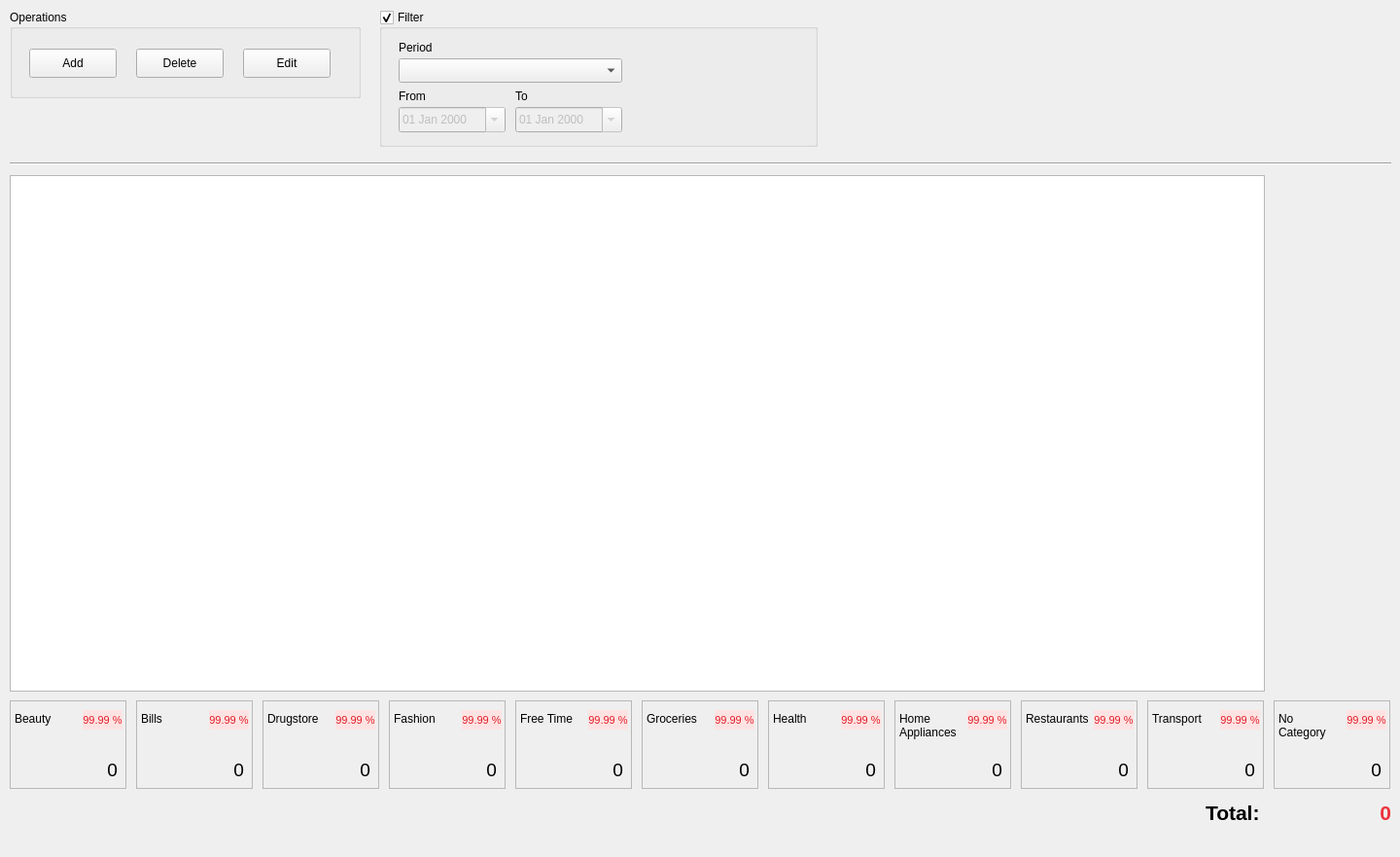
<?xml version="1.0" encoding="UTF-8"?>
<ui version="4.0">
 <class>ExpenseWidget</class>
 <widget class="QWidget" name="ExpenseWidget">
  <property name="geometry">
   <rect>
    <x>0</x>
    <y>0</y>
    <width>1440</width>
    <height>881</height>
   </rect>
  </property>
  <property name="windowTitle">
   <string>Form</string>
  </property>
  <property name="styleSheet">
   <string notr="true"/>
  </property>
  <widget class="QGroupBox" name="gbExpensesOperations">
   <property name="enabled">
    <bool>true</bool>
   </property>
   <property name="geometry">
    <rect>
     <x>10</x>
     <y>10</y>
     <width>361</width>
     <height>91</height>
    </rect>
   </property>
   <property name="title">
    <string>Operations</string>
   </property>
   <property name="checkable">
    <bool>false</bool>
   </property>
   <widget class="QPushButton" name="btnAdd">
    <property name="geometry">
     <rect>
      <x>20</x>
      <y>40</y>
      <width>90</width>
      <height>30</height>
     </rect>
    </property>
    <property name="text">
     <string>Add</string>
    </property>
    <property name="icon">
     <iconset theme="list-add">
      <normaloff>../../../draft</normaloff>../../../draft</iconset>
    </property>
    <property name="iconSize">
     <size>
      <width>20</width>
      <height>20</height>
     </size>
    </property>
   </widget>
   <widget class="QPushButton" name="btnDelete">
    <property name="geometry">
     <rect>
      <x>130</x>
      <y>40</y>
      <width>90</width>
      <height>30</height>
     </rect>
    </property>
    <property name="text">
     <string>Delete</string>
    </property>
    <property name="icon">
     <iconset theme="list-remove">
      <normaloff>../../../draft</normaloff>../../../draft</iconset>
    </property>
    <property name="iconSize">
     <size>
      <width>20</width>
      <height>20</height>
     </size>
    </property>
   </widget>
   <widget class="QPushButton" name="btnEdit">
    <property name="geometry">
     <rect>
      <x>240</x>
      <y>40</y>
      <width>90</width>
      <height>30</height>
     </rect>
    </property>
    <property name="text">
     <string>Edit</string>
    </property>
    <property name="icon">
     <iconset theme="accessories-text-editor">
      <normaloff>../../../draft</normaloff>../../../draft</iconset>
    </property>
    <property name="iconSize">
     <size>
      <width>20</width>
      <height>20</height>
     </size>
    </property>
   </widget>
  </widget>
  <widget class="QTableView" name="tabExpenses">
   <property name="geometry">
    <rect>
     <x>10</x>
     <y>180</y>
     <width>1291</width>
     <height>531</height>
    </rect>
   </property>
   <property name="styleSheet">
    <string notr="true"/>
   </property>
   <property name="frameShape">
    <enum>QFrame::StyledPanel</enum>
   </property>
   <property name="frameShadow">
    <enum>QFrame::Raised</enum>
   </property>
   <property name="selectionMode">
    <enum>QAbstractItemView::NoSelection</enum>
   </property>
   <property name="selectionBehavior">
    <enum>QAbstractItemView::SelectItems</enum>
   </property>
   <property name="gridStyle">
    <enum>Qt::SolidLine</enum>
   </property>
   <property name="sortingEnabled">
    <bool>false</bool>
   </property>
  </widget>
  <widget class="Line" name="line">
   <property name="geometry">
    <rect>
     <x>10</x>
     <y>160</y>
     <width>1421</width>
     <height>16</height>
    </rect>
   </property>
   <property name="orientation">
    <enum>Qt::Horizontal</enum>
   </property>
  </widget>
  <widget class="QGroupBox" name="gbFilter">
   <property name="geometry">
    <rect>
     <x>390</x>
     <y>10</y>
     <width>451</width>
     <height>141</height>
    </rect>
   </property>
   <property name="title">
    <string>Filter</string>
   </property>
   <property name="checkable">
    <bool>true</bool>
   </property>
   <property name="checked">
    <bool>true</bool>
   </property>
   <widget class="QComboBox" name="cbbPeriod">
    <property name="geometry">
     <rect>
      <x>20</x>
      <y>50</y>
      <width>230</width>
      <height>25</height>
     </rect>
    </property>
    <property name="editable">
     <bool>false</bool>
    </property>
    <property name="currentIndex">
     <number>-1</number>
    </property>
    <property name="maxVisibleItems">
     <number>20</number>
    </property>
   </widget>
   <widget class="QLabel" name="lblPeriod">
    <property name="geometry">
     <rect>
      <x>20</x>
      <y>30</y>
      <width>67</width>
      <height>17</height>
     </rect>
    </property>
    <property name="text">
     <string>Period</string>
    </property>
   </widget>
   <widget class="QLabel" name="lblFrom">
    <property name="geometry">
     <rect>
      <x>20</x>
      <y>80</y>
      <width>67</width>
      <height>17</height>
     </rect>
    </property>
    <property name="text">
     <string>From</string>
    </property>
   </widget>
   <widget class="QLabel" name="lblTo">
    <property name="geometry">
     <rect>
      <x>140</x>
      <y>80</y>
      <width>67</width>
      <height>17</height>
     </rect>
    </property>
    <property name="text">
     <string>To</string>
    </property>
   </widget>
   <widget class="QDateEdit" name="dtFrom">
    <property name="enabled">
     <bool>false</bool>
    </property>
    <property name="geometry">
     <rect>
      <x>20</x>
      <y>100</y>
      <width>110</width>
      <height>26</height>
     </rect>
    </property>
    <property name="locale">
     <locale language="English" country="UnitedStates"/>
    </property>
    <property name="displayFormat">
     <string>dd MMM yyyy</string>
    </property>
    <property name="calendarPopup">
     <bool>true</bool>
    </property>
   </widget>
   <widget class="QDateEdit" name="dtTo">
    <property name="enabled">
     <bool>false</bool>
    </property>
    <property name="geometry">
     <rect>
      <x>140</x>
      <y>100</y>
      <width>110</width>
      <height>26</height>
     </rect>
    </property>
    <property name="locale">
     <locale language="English" country="UnitedStates"/>
    </property>
    <property name="displayFormat">
     <string>dd MMM yyyy </string>
    </property>
    <property name="calendarPopup">
     <bool>true</bool>
    </property>
   </widget>
  </widget>
  <widget class="QFrame" name="frmBeauty">
   <property name="geometry">
    <rect>
     <x>10</x>
     <y>720</y>
     <width>120</width>
     <height>91</height>
    </rect>
   </property>
   <property name="autoFillBackground">
    <bool>false</bool>
   </property>
   <property name="frameShape">
    <enum>QFrame::StyledPanel</enum>
   </property>
   <property name="frameShadow">
    <enum>QFrame::Raised</enum>
   </property>
   <widget class="QLabel" name="lblBeautyName">
    <property name="geometry">
     <rect>
      <x>5</x>
      <y>10</y>
      <width>51</width>
      <height>17</height>
     </rect>
    </property>
    <property name="font">
     <font>
      <pointsize>9</pointsize>
     </font>
    </property>
    <property name="text">
     <string>Beauty</string>
    </property>
   </widget>
   <widget class="QLabel" name="lblBeauty">
    <property name="geometry">
     <rect>
      <x>0</x>
      <y>56</y>
      <width>111</width>
      <height>31</height>
     </rect>
    </property>
    <property name="font">
     <font>
      <pointsize>14</pointsize>
     </font>
    </property>
    <property name="text">
     <string>0</string>
    </property>
    <property name="alignment">
     <set>Qt::AlignRight|Qt::AlignTrailing|Qt::AlignVCenter</set>
    </property>
   </widget>
   <widget class="QLabel" name="lblBeautyPercentage">
    <property name="geometry">
     <rect>
      <x>75</x>
      <y>10</y>
      <width>41</width>
      <height>20</height>
     </rect>
    </property>
    <property name="font">
     <font>
      <pointsize>8</pointsize>
     </font>
    </property>
    <property name="styleSheet">
     <string notr="true">color: rgb(224, 27, 36);
background-color: rgb(255, 227, 227);</string>
    </property>
    <property name="frameShape">
     <enum>QFrame::NoFrame</enum>
    </property>
    <property name="frameShadow">
     <enum>QFrame::Plain</enum>
    </property>
    <property name="text">
     <string>99.99 %</string>
    </property>
    <property name="alignment">
     <set>Qt::AlignCenter</set>
    </property>
   </widget>
  </widget>
  <widget class="QFrame" name="frmBills">
   <property name="geometry">
    <rect>
     <x>140</x>
     <y>720</y>
     <width>120</width>
     <height>91</height>
    </rect>
   </property>
   <property name="frameShape">
    <enum>QFrame::StyledPanel</enum>
   </property>
   <property name="frameShadow">
    <enum>QFrame::Raised</enum>
   </property>
   <widget class="QLabel" name="lblBillsName">
    <property name="geometry">
     <rect>
      <x>5</x>
      <y>10</y>
      <width>31</width>
      <height>17</height>
     </rect>
    </property>
    <property name="font">
     <font>
      <pointsize>9</pointsize>
     </font>
    </property>
    <property name="text">
     <string>Bills</string>
    </property>
   </widget>
   <widget class="QLabel" name="lblBills">
    <property name="geometry">
     <rect>
      <x>0</x>
      <y>56</y>
      <width>111</width>
      <height>31</height>
     </rect>
    </property>
    <property name="font">
     <font>
      <pointsize>14</pointsize>
     </font>
    </property>
    <property name="text">
     <string>0</string>
    </property>
    <property name="alignment">
     <set>Qt::AlignRight|Qt::AlignTrailing|Qt::AlignVCenter</set>
    </property>
   </widget>
   <widget class="QLabel" name="lblBillsPercentage">
    <property name="geometry">
     <rect>
      <x>75</x>
      <y>10</y>
      <width>41</width>
      <height>20</height>
     </rect>
    </property>
    <property name="font">
     <font>
      <pointsize>8</pointsize>
     </font>
    </property>
    <property name="styleSheet">
     <string notr="true">background-color: rgb(255, 227, 227);
color: rgb(224, 27, 36);</string>
    </property>
    <property name="frameShape">
     <enum>QFrame::NoFrame</enum>
    </property>
    <property name="frameShadow">
     <enum>QFrame::Plain</enum>
    </property>
    <property name="text">
     <string>99.99 %</string>
    </property>
    <property name="alignment">
     <set>Qt::AlignCenter</set>
    </property>
   </widget>
  </widget>
  <widget class="QFrame" name="frmDrugstore">
   <property name="geometry">
    <rect>
     <x>270</x>
     <y>720</y>
     <width>120</width>
     <height>91</height>
    </rect>
   </property>
   <property name="frameShape">
    <enum>QFrame::StyledPanel</enum>
   </property>
   <property name="frameShadow">
    <enum>QFrame::Raised</enum>
   </property>
   <widget class="QLabel" name="lblDrugstoreName">
    <property name="geometry">
     <rect>
      <x>5</x>
      <y>10</y>
      <width>71</width>
      <height>17</height>
     </rect>
    </property>
    <property name="font">
     <font>
      <pointsize>9</pointsize>
     </font>
    </property>
    <property name="text">
     <string>Drugstore</string>
    </property>
   </widget>
   <widget class="QLabel" name="lblDrugstore">
    <property name="geometry">
     <rect>
      <x>0</x>
      <y>56</y>
      <width>111</width>
      <height>31</height>
     </rect>
    </property>
    <property name="font">
     <font>
      <pointsize>14</pointsize>
     </font>
    </property>
    <property name="text">
     <string>0</string>
    </property>
    <property name="alignment">
     <set>Qt::AlignRight|Qt::AlignTrailing|Qt::AlignVCenter</set>
    </property>
   </widget>
   <widget class="QLabel" name="lblDrugstorePercentage">
    <property name="geometry">
     <rect>
      <x>75</x>
      <y>10</y>
      <width>41</width>
      <height>20</height>
     </rect>
    </property>
    <property name="font">
     <font>
      <pointsize>8</pointsize>
     </font>
    </property>
    <property name="styleSheet">
     <string notr="true">background-color: rgb(255, 227, 227);
color: rgb(224, 27, 36);</string>
    </property>
    <property name="frameShape">
     <enum>QFrame::NoFrame</enum>
    </property>
    <property name="frameShadow">
     <enum>QFrame::Plain</enum>
    </property>
    <property name="text">
     <string>99.99 %</string>
    </property>
    <property name="alignment">
     <set>Qt::AlignCenter</set>
    </property>
   </widget>
  </widget>
  <widget class="QFrame" name="frmFashion">
   <property name="geometry">
    <rect>
     <x>400</x>
     <y>720</y>
     <width>120</width>
     <height>91</height>
    </rect>
   </property>
   <property name="frameShape">
    <enum>QFrame::StyledPanel</enum>
   </property>
   <property name="frameShadow">
    <enum>QFrame::Raised</enum>
   </property>
   <widget class="QLabel" name="lblFashionName">
    <property name="geometry">
     <rect>
      <x>5</x>
      <y>10</y>
      <width>71</width>
      <height>17</height>
     </rect>
    </property>
    <property name="font">
     <font>
      <pointsize>9</pointsize>
     </font>
    </property>
    <property name="frameShape">
     <enum>QFrame::NoFrame</enum>
    </property>
    <property name="text">
     <string>Fashion</string>
    </property>
   </widget>
   <widget class="QLabel" name="lblFashion">
    <property name="geometry">
     <rect>
      <x>0</x>
      <y>56</y>
      <width>111</width>
      <height>31</height>
     </rect>
    </property>
    <property name="font">
     <font>
      <pointsize>14</pointsize>
     </font>
    </property>
    <property name="text">
     <string>0</string>
    </property>
    <property name="alignment">
     <set>Qt::AlignRight|Qt::AlignTrailing|Qt::AlignVCenter</set>
    </property>
   </widget>
   <widget class="QLabel" name="lblFashionPercentage">
    <property name="geometry">
     <rect>
      <x>75</x>
      <y>10</y>
      <width>41</width>
      <height>20</height>
     </rect>
    </property>
    <property name="font">
     <font>
      <pointsize>8</pointsize>
     </font>
    </property>
    <property name="styleSheet">
     <string notr="true">background-color: rgb(255, 227, 227);
color: rgb(224, 27, 36);</string>
    </property>
    <property name="frameShape">
     <enum>QFrame::NoFrame</enum>
    </property>
    <property name="frameShadow">
     <enum>QFrame::Plain</enum>
    </property>
    <property name="text">
     <string>99.99 %</string>
    </property>
    <property name="alignment">
     <set>Qt::AlignCenter</set>
    </property>
   </widget>
  </widget>
  <widget class="QFrame" name="frmFreeTime">
   <property name="geometry">
    <rect>
     <x>530</x>
     <y>720</y>
     <width>120</width>
     <height>91</height>
    </rect>
   </property>
   <property name="frameShape">
    <enum>QFrame::StyledPanel</enum>
   </property>
   <property name="frameShadow">
    <enum>QFrame::Raised</enum>
   </property>
   <widget class="QLabel" name="lblFreeTimeName">
    <property name="geometry">
     <rect>
      <x>5</x>
      <y>10</y>
      <width>71</width>
      <height>17</height>
     </rect>
    </property>
    <property name="font">
     <font>
      <pointsize>9</pointsize>
     </font>
    </property>
    <property name="text">
     <string>Free Time</string>
    </property>
   </widget>
   <widget class="QLabel" name="lblFreeTime">
    <property name="geometry">
     <rect>
      <x>0</x>
      <y>56</y>
      <width>111</width>
      <height>31</height>
     </rect>
    </property>
    <property name="font">
     <font>
      <pointsize>14</pointsize>
     </font>
    </property>
    <property name="text">
     <string>0</string>
    </property>
    <property name="alignment">
     <set>Qt::AlignRight|Qt::AlignTrailing|Qt::AlignVCenter</set>
    </property>
   </widget>
   <widget class="QLabel" name="lblFreeTimePercentage">
    <property name="geometry">
     <rect>
      <x>75</x>
      <y>10</y>
      <width>41</width>
      <height>20</height>
     </rect>
    </property>
    <property name="font">
     <font>
      <pointsize>8</pointsize>
     </font>
    </property>
    <property name="styleSheet">
     <string notr="true">background-color: rgb(255, 227, 227);
color: rgb(224, 27, 36);</string>
    </property>
    <property name="frameShape">
     <enum>QFrame::NoFrame</enum>
    </property>
    <property name="frameShadow">
     <enum>QFrame::Plain</enum>
    </property>
    <property name="text">
     <string>99.99 %</string>
    </property>
    <property name="alignment">
     <set>Qt::AlignCenter</set>
    </property>
   </widget>
  </widget>
  <widget class="QFrame" name="frmGroceries">
   <property name="geometry">
    <rect>
     <x>660</x>
     <y>720</y>
     <width>120</width>
     <height>91</height>
    </rect>
   </property>
   <property name="frameShape">
    <enum>QFrame::StyledPanel</enum>
   </property>
   <property name="frameShadow">
    <enum>QFrame::Raised</enum>
   </property>
   <widget class="QLabel" name="lblGroceriesName">
    <property name="geometry">
     <rect>
      <x>5</x>
      <y>10</y>
      <width>71</width>
      <height>17</height>
     </rect>
    </property>
    <property name="font">
     <font>
      <pointsize>9</pointsize>
     </font>
    </property>
    <property name="text">
     <string>Groceries</string>
    </property>
   </widget>
   <widget class="QLabel" name="lblGroceries">
    <property name="geometry">
     <rect>
      <x>0</x>
      <y>56</y>
      <width>111</width>
      <height>31</height>
     </rect>
    </property>
    <property name="font">
     <font>
      <pointsize>14</pointsize>
     </font>
    </property>
    <property name="text">
     <string>0</string>
    </property>
    <property name="alignment">
     <set>Qt::AlignRight|Qt::AlignTrailing|Qt::AlignVCenter</set>
    </property>
   </widget>
   <widget class="QLabel" name="lblGroceriesPercentage">
    <property name="geometry">
     <rect>
      <x>75</x>
      <y>10</y>
      <width>41</width>
      <height>20</height>
     </rect>
    </property>
    <property name="font">
     <font>
      <pointsize>8</pointsize>
     </font>
    </property>
    <property name="styleSheet">
     <string notr="true">background-color: rgb(255, 227, 227);
color: rgb(224, 27, 36);</string>
    </property>
    <property name="frameShape">
     <enum>QFrame::NoFrame</enum>
    </property>
    <property name="frameShadow">
     <enum>QFrame::Plain</enum>
    </property>
    <property name="text">
     <string>99.99 %</string>
    </property>
    <property name="alignment">
     <set>Qt::AlignCenter</set>
    </property>
   </widget>
  </widget>
  <widget class="QFrame" name="frmHealth">
   <property name="geometry">
    <rect>
     <x>790</x>
     <y>720</y>
     <width>120</width>
     <height>91</height>
    </rect>
   </property>
   <property name="frameShape">
    <enum>QFrame::StyledPanel</enum>
   </property>
   <property name="frameShadow">
    <enum>QFrame::Raised</enum>
   </property>
   <widget class="QLabel" name="lblHealthName">
    <property name="geometry">
     <rect>
      <x>5</x>
      <y>10</y>
      <width>71</width>
      <height>17</height>
     </rect>
    </property>
    <property name="font">
     <font>
      <pointsize>9</pointsize>
     </font>
    </property>
    <property name="text">
     <string>Health</string>
    </property>
   </widget>
   <widget class="QLabel" name="lblHealth">
    <property name="geometry">
     <rect>
      <x>0</x>
      <y>56</y>
      <width>111</width>
      <height>31</height>
     </rect>
    </property>
    <property name="font">
     <font>
      <pointsize>14</pointsize>
     </font>
    </property>
    <property name="text">
     <string>0</string>
    </property>
    <property name="alignment">
     <set>Qt::AlignRight|Qt::AlignTrailing|Qt::AlignVCenter</set>
    </property>
   </widget>
   <widget class="QLabel" name="lblHealthPercentage">
    <property name="geometry">
     <rect>
      <x>75</x>
      <y>10</y>
      <width>41</width>
      <height>20</height>
     </rect>
    </property>
    <property name="font">
     <font>
      <pointsize>8</pointsize>
     </font>
    </property>
    <property name="styleSheet">
     <string notr="true">background-color: rgb(255, 227, 227);
color: rgb(224, 27, 36);</string>
    </property>
    <property name="frameShape">
     <enum>QFrame::NoFrame</enum>
    </property>
    <property name="frameShadow">
     <enum>QFrame::Plain</enum>
    </property>
    <property name="text">
     <string>99.99 %</string>
    </property>
    <property name="alignment">
     <set>Qt::AlignCenter</set>
    </property>
   </widget>
  </widget>
  <widget class="QFrame" name="frmHomeAppliances">
   <property name="geometry">
    <rect>
     <x>920</x>
     <y>720</y>
     <width>120</width>
     <height>91</height>
    </rect>
   </property>
   <property name="frameShape">
    <enum>QFrame::StyledPanel</enum>
   </property>
   <property name="frameShadow">
    <enum>QFrame::Raised</enum>
   </property>
   <widget class="QLabel" name="lblHomeAppliancesName">
    <property name="geometry">
     <rect>
      <x>5</x>
      <y>10</y>
      <width>61</width>
      <height>31</height>
     </rect>
    </property>
    <property name="font">
     <font>
      <pointsize>9</pointsize>
     </font>
    </property>
    <property name="text">
     <string>Home 
Appliances</string>
    </property>
   </widget>
   <widget class="QLabel" name="lblHomeAppliances">
    <property name="geometry">
     <rect>
      <x>0</x>
      <y>56</y>
      <width>111</width>
      <height>31</height>
     </rect>
    </property>
    <property name="font">
     <font>
      <pointsize>14</pointsize>
     </font>
    </property>
    <property name="text">
     <string>0</string>
    </property>
    <property name="alignment">
     <set>Qt::AlignRight|Qt::AlignTrailing|Qt::AlignVCenter</set>
    </property>
   </widget>
   <widget class="QLabel" name="lblHomeAppliancesPercentage">
    <property name="geometry">
     <rect>
      <x>75</x>
      <y>10</y>
      <width>41</width>
      <height>20</height>
     </rect>
    </property>
    <property name="font">
     <font>
      <pointsize>8</pointsize>
     </font>
    </property>
    <property name="styleSheet">
     <string notr="true">background-color: rgb(255, 227, 227);
color: rgb(224, 27, 36);</string>
    </property>
    <property name="frameShape">
     <enum>QFrame::NoFrame</enum>
    </property>
    <property name="frameShadow">
     <enum>QFrame::Plain</enum>
    </property>
    <property name="text">
     <string>99.99 %</string>
    </property>
    <property name="alignment">
     <set>Qt::AlignCenter</set>
    </property>
   </widget>
  </widget>
  <widget class="QFrame" name="frmRestaurants">
   <property name="geometry">
    <rect>
     <x>1050</x>
     <y>720</y>
     <width>120</width>
     <height>91</height>
    </rect>
   </property>
   <property name="frameShape">
    <enum>QFrame::StyledPanel</enum>
   </property>
   <property name="frameShadow">
    <enum>QFrame::Raised</enum>
   </property>
   <widget class="QLabel" name="lblRestaurantsName">
    <property name="geometry">
     <rect>
      <x>5</x>
      <y>10</y>
      <width>81</width>
      <height>17</height>
     </rect>
    </property>
    <property name="font">
     <font>
      <pointsize>9</pointsize>
     </font>
    </property>
    <property name="text">
     <string>Restaurants</string>
    </property>
   </widget>
   <widget class="QLabel" name="lblRestaurants">
    <property name="geometry">
     <rect>
      <x>0</x>
      <y>56</y>
      <width>111</width>
      <height>31</height>
     </rect>
    </property>
    <property name="font">
     <font>
      <pointsize>14</pointsize>
     </font>
    </property>
    <property name="text">
     <string>0</string>
    </property>
    <property name="alignment">
     <set>Qt::AlignRight|Qt::AlignTrailing|Qt::AlignVCenter</set>
    </property>
   </widget>
   <widget class="QLabel" name="lblRestaurantsPercentage">
    <property name="geometry">
     <rect>
      <x>75</x>
      <y>10</y>
      <width>41</width>
      <height>20</height>
     </rect>
    </property>
    <property name="font">
     <font>
      <pointsize>8</pointsize>
     </font>
    </property>
    <property name="styleSheet">
     <string notr="true">background-color: rgb(255, 227, 227);
color: rgb(224, 27, 36);</string>
    </property>
    <property name="frameShape">
     <enum>QFrame::NoFrame</enum>
    </property>
    <property name="frameShadow">
     <enum>QFrame::Plain</enum>
    </property>
    <property name="text">
     <string>99.99 %</string>
    </property>
    <property name="alignment">
     <set>Qt::AlignCenter</set>
    </property>
   </widget>
  </widget>
  <widget class="QFrame" name="frmTransport">
   <property name="geometry">
    <rect>
     <x>1180</x>
     <y>720</y>
     <width>120</width>
     <height>91</height>
    </rect>
   </property>
   <property name="frameShape">
    <enum>QFrame::StyledPanel</enum>
   </property>
   <property name="frameShadow">
    <enum>QFrame::Raised</enum>
   </property>
   <widget class="QLabel" name="lblTransportName">
    <property name="geometry">
     <rect>
      <x>5</x>
      <y>10</y>
      <width>71</width>
      <height>17</height>
     </rect>
    </property>
    <property name="font">
     <font>
      <pointsize>9</pointsize>
     </font>
    </property>
    <property name="text">
     <string>Transport</string>
    </property>
   </widget>
   <widget class="QLabel" name="lblTransport">
    <property name="geometry">
     <rect>
      <x>0</x>
      <y>56</y>
      <width>111</width>
      <height>31</height>
     </rect>
    </property>
    <property name="font">
     <font>
      <pointsize>14</pointsize>
     </font>
    </property>
    <property name="text">
     <string>0</string>
    </property>
    <property name="alignment">
     <set>Qt::AlignRight|Qt::AlignTrailing|Qt::AlignVCenter</set>
    </property>
   </widget>
   <widget class="QLabel" name="lblTransportPercentage">
    <property name="geometry">
     <rect>
      <x>75</x>
      <y>10</y>
      <width>41</width>
      <height>20</height>
     </rect>
    </property>
    <property name="font">
     <font>
      <pointsize>8</pointsize>
     </font>
    </property>
    <property name="styleSheet">
     <string notr="true">background-color: rgb(255, 227, 227);
color: rgb(224, 27, 36);</string>
    </property>
    <property name="frameShape">
     <enum>QFrame::NoFrame</enum>
    </property>
    <property name="frameShadow">
     <enum>QFrame::Plain</enum>
    </property>
    <property name="text">
     <string>99.99 %</string>
    </property>
    <property name="alignment">
     <set>Qt::AlignCenter</set>
    </property>
   </widget>
  </widget>
  <widget class="QFrame" name="frmNoCategory">
   <property name="geometry">
    <rect>
     <x>1310</x>
     <y>720</y>
     <width>120</width>
     <height>91</height>
    </rect>
   </property>
   <property name="frameShape">
    <enum>QFrame::StyledPanel</enum>
   </property>
   <property name="frameShadow">
    <enum>QFrame::Raised</enum>
   </property>
   <widget class="QLabel" name="lblNoCategoryName">
    <property name="geometry">
     <rect>
      <x>5</x>
      <y>10</y>
      <width>51</width>
      <height>31</height>
     </rect>
    </property>
    <property name="font">
     <font>
      <pointsize>9</pointsize>
     </font>
    </property>
    <property name="text">
     <string>No
Category</string>
    </property>
   </widget>
   <widget class="QLabel" name="lblNoCategory">
    <property name="geometry">
     <rect>
      <x>0</x>
      <y>56</y>
      <width>111</width>
      <height>31</height>
     </rect>
    </property>
    <property name="font">
     <font>
      <pointsize>14</pointsize>
     </font>
    </property>
    <property name="text">
     <string>0</string>
    </property>
    <property name="alignment">
     <set>Qt::AlignRight|Qt::AlignTrailing|Qt::AlignVCenter</set>
    </property>
   </widget>
   <widget class="QLabel" name="lblNoCategoryPercentage">
    <property name="geometry">
     <rect>
      <x>75</x>
      <y>10</y>
      <width>41</width>
      <height>20</height>
     </rect>
    </property>
    <property name="font">
     <font>
      <pointsize>8</pointsize>
     </font>
    </property>
    <property name="styleSheet">
     <string notr="true">background-color: rgb(255, 227, 227);
color: rgb(224, 27, 36);</string>
    </property>
    <property name="frameShape">
     <enum>QFrame::NoFrame</enum>
    </property>
    <property name="frameShadow">
     <enum>QFrame::Plain</enum>
    </property>
    <property name="text">
     <string>99.99 %</string>
    </property>
    <property name="alignment">
     <set>Qt::AlignCenter</set>
    </property>
   </widget>
  </widget>
  <widget class="QLabel" name="lblTotalName">
   <property name="geometry">
    <rect>
     <x>1240</x>
     <y>820</y>
     <width>61</width>
     <height>31</height>
    </rect>
   </property>
   <property name="font">
    <font>
     <pointsize>16</pointsize>
     <bold>true</bold>
    </font>
   </property>
   <property name="text">
    <string>Total:</string>
   </property>
  </widget>
  <widget class="QLabel" name="lblTotal">
   <property name="geometry">
    <rect>
     <x>1300</x>
     <y>820</y>
     <width>131</width>
     <height>31</height>
    </rect>
   </property>
   <property name="font">
    <font>
     <pointsize>16</pointsize>
     <bold>true</bold>
    </font>
   </property>
   <property name="styleSheet">
    <string notr="true">color: rgb(237, 51, 59);</string>
   </property>
   <property name="text">
    <string>0</string>
   </property>
   <property name="alignment">
    <set>Qt::AlignRight|Qt::AlignTrailing|Qt::AlignVCenter</set>
   </property>
  </widget>
 </widget>
 <resources/>
 <connections/>
</ui>
